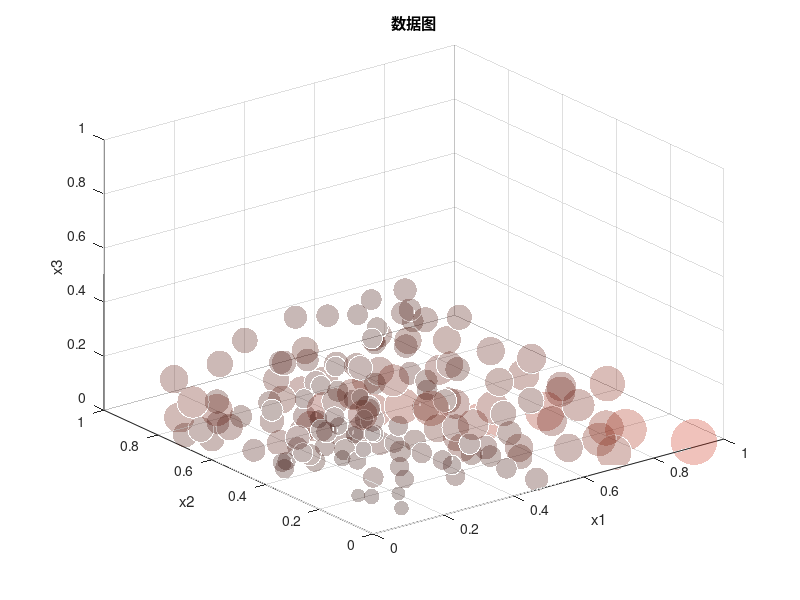

This figure's MATLAB source:
clear;clc;
close all;

num=1000;% 控制自变量取值的精细程度
x1=rand(num,1);x2=rand(num,1);x3=rand(num,1);
x4=1-x1-x2-x3;% 按照x1、x2、x3为自变量的取法，x4随之确定

% 去除不符合要求的点
index=find(x4<0);
x1(index)=[];x2(index)=[];x3(index)=[];
x4(find(x4<0))=[];

% 开始计算
size=0.85*(2*x1+6*x2+10*x3+15*x4);
rate=0.45*(x1+3*x2+4*x3+4*x4)+0.4*(x3+3.5*x4);
ton=5*size/0.85;

plrate=10*rate./ton;
towrate=8*x1+10*x2+11*x3+11.5*x4;
TEU=87.40129;
shipcall=TEU./(1000*size);
bu=4000*shipcall;
pl=5*TEU.*plrate;
tow=1000*shipcall.*towrate;
fee=bu+pl+tow;

temp=(fee-min(fee))./(max(fee)-min(fee));% 将fee映射到[0,1]
% 绘制三维气泡图，不同坐标(x1,x2,x3)的权重fee大小不同
figure;
for i = 1:length(x1)
   scatter3(x1(i),x2(i),x3(i),temp(i)*1000+100,...
       'MarkerEdgeColor','k','MarkerEdgeAlpha',0,'MarkerFaceColor',...
       [0.8 0.2 0.1]*(temp(i)*0.8+0.2),'MarkerFaceAlpha',0.3);
    hold on
end

xlabel('x1');ylabel('x2');zlabel('x3');
title('数据图');